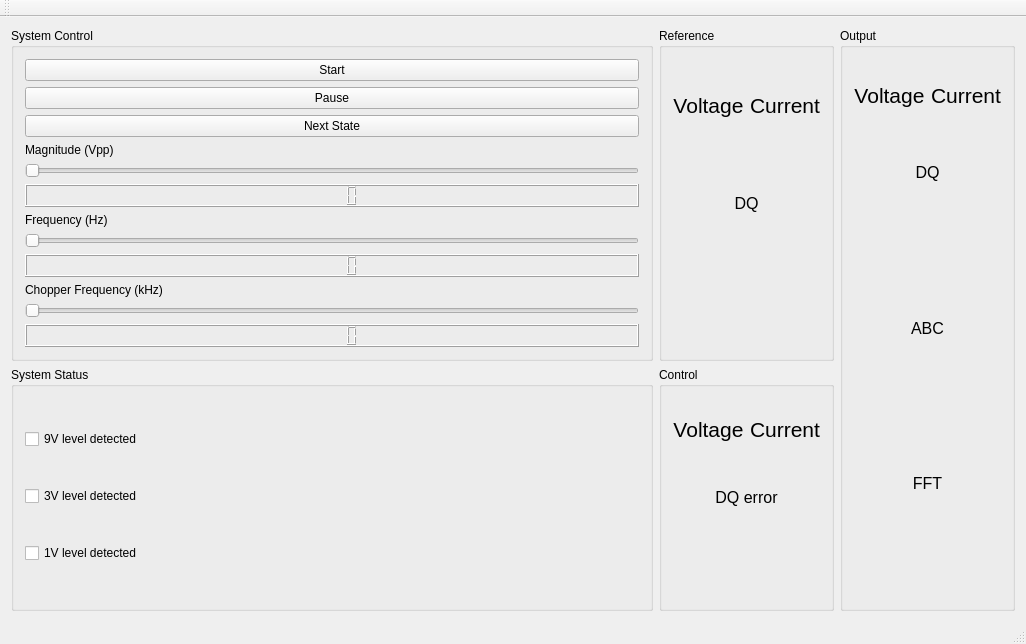
<?xml version="1.0" encoding="UTF-8"?>
<ui version="4.0">
 <class>MainWindow</class>
 <widget class="QMainWindow" name="MainWindow">
  <property name="geometry">
   <rect>
    <x>0</x>
    <y>0</y>
    <width>1026</width>
    <height>644</height>
   </rect>
  </property>
  <property name="windowTitle">
   <string>MainWindow</string>
  </property>
  <widget class="QWidget" name="centralWidget">
   <layout class="QGridLayout" name="gridLayout">
    <item row="1" column="0">
     <widget class="QGroupBox" name="system_status_group_box">
      <property name="title">
       <string>System Status</string>
      </property>
      <layout class="QVBoxLayout" name="verticalLayout">
       <item>
        <widget class="QCheckBox" name="level_9_detect">
         <property name="enabled">
          <bool>true</bool>
         </property>
         <property name="text">
          <string>9V level detected</string>
         </property>
         <property name="checkable">
          <bool>true</bool>
         </property>
        </widget>
       </item>
       <item>
        <widget class="QCheckBox" name="level_3_detect">
         <property name="enabled">
          <bool>true</bool>
         </property>
         <property name="text">
          <string>3V level detected</string>
         </property>
         <property name="checkable">
          <bool>true</bool>
         </property>
        </widget>
       </item>
       <item>
        <widget class="QCheckBox" name="level_1_detect">
         <property name="enabled">
          <bool>true</bool>
         </property>
         <property name="text">
          <string>1V level detected</string>
         </property>
         <property name="checkable">
          <bool>true</bool>
         </property>
        </widget>
       </item>
      </layout>
     </widget>
    </item>
    <item row="0" column="0">
     <widget class="QGroupBox" name="system_control_group_box">
      <property name="title">
       <string>System Control</string>
      </property>
      <layout class="QVBoxLayout" name="verticalLayout_2">
       <item>
        <widget class="QPushButton" name="start_button">
         <property name="text">
          <string>Start</string>
         </property>
        </widget>
       </item>
       <item>
        <widget class="QPushButton" name="pause_button">
         <property name="text">
          <string>Pause</string>
         </property>
        </widget>
       </item>
       <item>
        <widget class="QPushButton" name="next_state_button">
         <property name="text">
          <string>Next State</string>
         </property>
        </widget>
       </item>
       <item>
        <widget class="QLabel" name="mangitude_slider_label">
         <property name="text">
          <string>Magnitude (Vpp)</string>
         </property>
        </widget>
       </item>
       <item>
        <widget class="QSlider" name="magnitude_slider">
         <property name="maximum">
          <number>20</number>
         </property>
         <property name="orientation">
          <enum>Qt::Horizontal</enum>
         </property>
        </widget>
       </item>
       <item>
        <widget class="QLCDNumber" name="magnitude_number"/>
       </item>
       <item>
        <widget class="QLabel" name="frequency_slider_label">
         <property name="text">
          <string>Frequency (Hz)</string>
         </property>
        </widget>
       </item>
       <item>
        <widget class="QSlider" name="frequency_slider">
         <property name="maximum">
          <number>500</number>
         </property>
         <property name="singleStep">
          <number>1</number>
         </property>
         <property name="orientation">
          <enum>Qt::Horizontal</enum>
         </property>
        </widget>
       </item>
       <item>
        <widget class="QLCDNumber" name="frequency_number"/>
       </item>
       <item>
        <widget class="QLabel" name="chopper_hz_slider_label">
         <property name="text">
          <string>Chopper Frequency (kHz)</string>
         </property>
        </widget>
       </item>
       <item>
        <widget class="QSlider" name="chopper_hz_slider">
         <property name="minimum">
          <number>1</number>
         </property>
         <property name="maximum">
          <number>100</number>
         </property>
         <property name="orientation">
          <enum>Qt::Horizontal</enum>
         </property>
        </widget>
       </item>
       <item>
        <widget class="QLCDNumber" name="chopper_hz_number"/>
       </item>
      </layout>
     </widget>
    </item>
    <item row="0" column="1">
     <widget class="QGroupBox" name="reference_group_box">
      <property name="title">
       <string>Reference</string>
      </property>
      <layout class="QGridLayout" name="gridLayout_2">
       <item row="0" column="0">
        <widget class="QLabel" name="label">
         <property name="font">
          <font>
           <pointsize>16</pointsize>
          </font>
         </property>
         <property name="text">
          <string>Voltage</string>
         </property>
         <property name="alignment">
          <set>Qt::AlignCenter</set>
         </property>
        </widget>
       </item>
       <item row="0" column="1">
        <widget class="QLabel" name="label_2">
         <property name="font">
          <font>
           <pointsize>16</pointsize>
          </font>
         </property>
         <property name="text">
          <string>Current</string>
         </property>
         <property name="alignment">
          <set>Qt::AlignCenter</set>
         </property>
        </widget>
       </item>
       <item row="2" column="0">
        <widget class="LivePlotWidget" name="ref_voltage_dq" native="true"/>
       </item>
       <item row="2" column="1">
        <widget class="LivePlotWidget" name="ref_current_dq" native="true"/>
       </item>
       <item row="1" column="0" colspan="2">
        <widget class="QLabel" name="label_3">
         <property name="font">
          <font>
           <pointsize>12</pointsize>
          </font>
         </property>
         <property name="text">
          <string>DQ</string>
         </property>
         <property name="alignment">
          <set>Qt::AlignCenter</set>
         </property>
        </widget>
       </item>
      </layout>
     </widget>
    </item>
    <item row="1" column="1">
     <widget class="QGroupBox" name="control_group_box">
      <property name="title">
       <string>Control</string>
      </property>
      <layout class="QGridLayout" name="gridLayout_3">
       <item row="0" column="0">
        <widget class="QLabel" name="label_8">
         <property name="font">
          <font>
           <pointsize>16</pointsize>
          </font>
         </property>
         <property name="text">
          <string>Voltage</string>
         </property>
         <property name="alignment">
          <set>Qt::AlignCenter</set>
         </property>
        </widget>
       </item>
       <item row="0" column="1">
        <widget class="QLabel" name="label_5">
         <property name="font">
          <font>
           <pointsize>16</pointsize>
          </font>
         </property>
         <property name="text">
          <string>Current</string>
         </property>
         <property name="alignment">
          <set>Qt::AlignCenter</set>
         </property>
        </widget>
       </item>
       <item row="1" column="0" colspan="2">
        <widget class="QLabel" name="label_6">
         <property name="font">
          <font>
           <pointsize>12</pointsize>
          </font>
         </property>
         <property name="text">
          <string>DQ error</string>
         </property>
         <property name="alignment">
          <set>Qt::AlignCenter</set>
         </property>
        </widget>
       </item>
       <item row="2" column="0">
        <widget class="LivePlotWidget" name="error_voltage_dq" native="true"/>
       </item>
       <item row="2" column="1">
        <widget class="LivePlotWidget" name="error_current_dq" native="true"/>
       </item>
      </layout>
     </widget>
    </item>
    <item row="0" column="2" rowspan="2">
     <widget class="QGroupBox" name="output_group_box">
      <property name="title">
       <string>Output</string>
      </property>
      <layout class="QGridLayout" name="gridLayout_4">
       <item row="0" column="0">
        <widget class="QLabel" name="label_12">
         <property name="font">
          <font>
           <pointsize>16</pointsize>
          </font>
         </property>
         <property name="text">
          <string>Voltage</string>
         </property>
         <property name="alignment">
          <set>Qt::AlignCenter</set>
         </property>
        </widget>
       </item>
       <item row="0" column="1">
        <widget class="QLabel" name="label_9">
         <property name="font">
          <font>
           <pointsize>16</pointsize>
          </font>
         </property>
         <property name="text">
          <string>Current</string>
         </property>
         <property name="alignment">
          <set>Qt::AlignCenter</set>
         </property>
        </widget>
       </item>
       <item row="1" column="0" colspan="2">
        <widget class="QLabel" name="label_11">
         <property name="font">
          <font>
           <pointsize>12</pointsize>
          </font>
         </property>
         <property name="text">
          <string>DQ</string>
         </property>
         <property name="alignment">
          <set>Qt::AlignCenter</set>
         </property>
        </widget>
       </item>
       <item row="2" column="0">
        <widget class="LivePlotWidget" name="sensed_voltage_dq" native="true"/>
       </item>
       <item row="2" column="1">
        <widget class="LivePlotWidget" name="sensed_current_dq" native="true"/>
       </item>
       <item row="3" column="0" colspan="2">
        <widget class="QLabel" name="label_14">
         <property name="font">
          <font>
           <pointsize>12</pointsize>
          </font>
         </property>
         <property name="text">
          <string>ABC</string>
         </property>
         <property name="alignment">
          <set>Qt::AlignCenter</set>
         </property>
        </widget>
       </item>
       <item row="4" column="0">
        <widget class="LivePlotWidget" name="sensed_voltage_abc" native="true"/>
       </item>
       <item row="4" column="1">
        <widget class="LivePlotWidget" name="sensed_current_abc" native="true"/>
       </item>
       <item row="5" column="0" colspan="2">
        <widget class="QLabel" name="label_16">
         <property name="font">
          <font>
           <pointsize>12</pointsize>
          </font>
         </property>
         <property name="text">
          <string>FFT</string>
         </property>
         <property name="alignment">
          <set>Qt::AlignCenter</set>
         </property>
        </widget>
       </item>
       <item row="6" column="0">
        <widget class="LiveFFTWidget" name="sensed_voltage_fft" native="true"/>
       </item>
       <item row="6" column="1">
        <widget class="LiveFFTWidget" name="sensed_current_fft" native="true"/>
       </item>
      </layout>
     </widget>
    </item>
   </layout>
  </widget>
  <widget class="QMenuBar" name="menuBar">
   <property name="geometry">
    <rect>
     <x>0</x>
     <y>0</y>
     <width>1026</width>
     <height>21</height>
    </rect>
   </property>
  </widget>
  <widget class="QToolBar" name="mainToolBar">
   <attribute name="toolBarArea">
    <enum>TopToolBarArea</enum>
   </attribute>
   <attribute name="toolBarBreak">
    <bool>false</bool>
   </attribute>
  </widget>
  <widget class="QStatusBar" name="statusBar"/>
 </widget>
 <layoutdefault spacing="6" margin="11"/>
 <customwidgets>
  <customwidget>
   <class>LivePlotWidget</class>
   <extends>QWidget</extends>
   <header>ui</header>
   <container>1</container>
  </customwidget>
  <customwidget>
   <class>LiveFFTWidget</class>
   <extends>QWidget</extends>
   <header>ui</header>
   <container>1</container>
  </customwidget>
 </customwidgets>
 <resources/>
 <connections/>
</ui>
